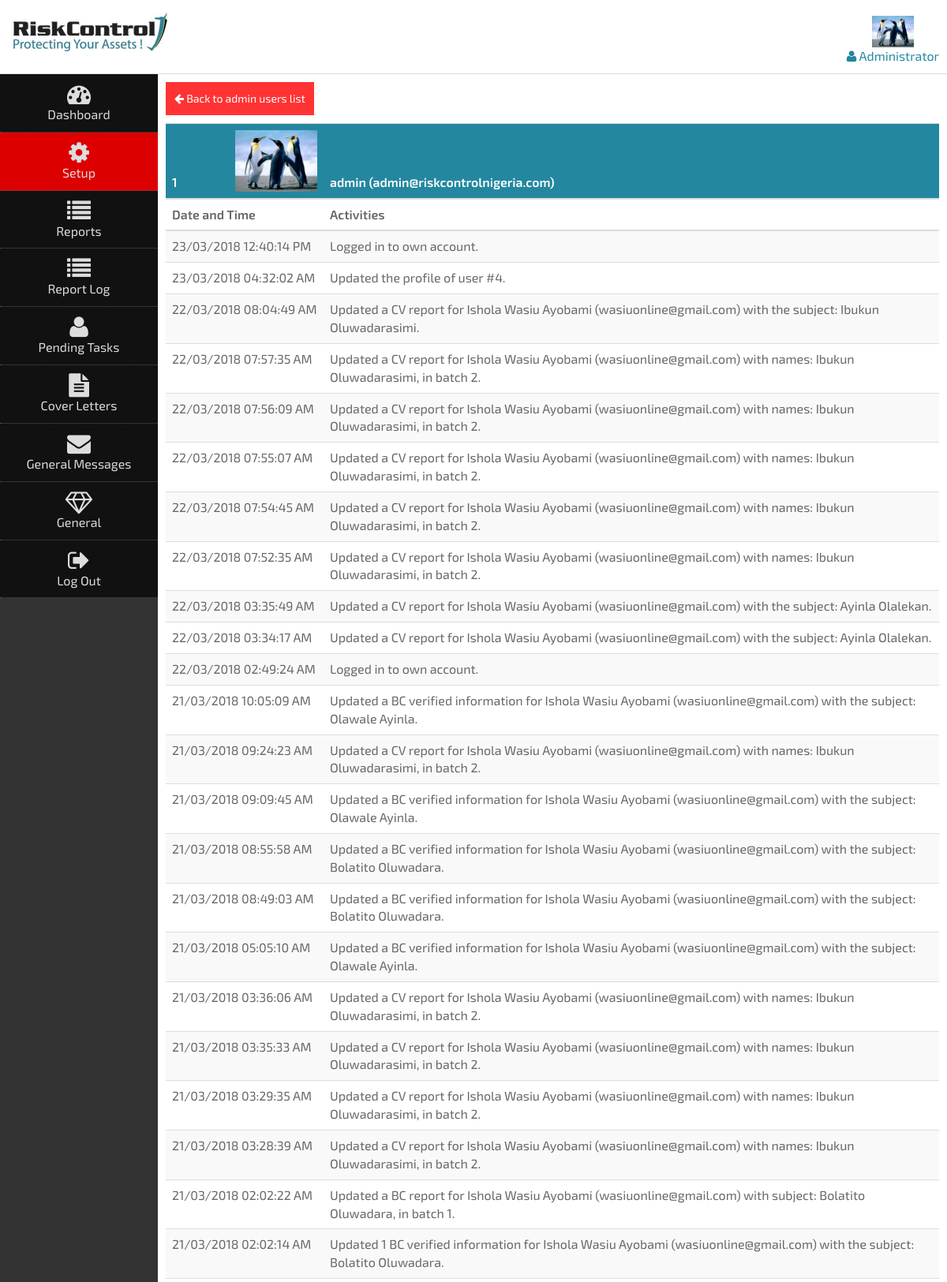
The app's page /bcportal/users/manage-admin-users?activities=1&pn=1 (signed in, upper part) with its own data.
### tables this page shows
CREATE TABLE `reg_users` (
  `id` int(20) UNSIGNED NOT NULL,
  `name` varchar(50) NOT NULL DEFAULT '',
  `username` varchar(50) NOT NULL DEFAULT '',
  `password` varchar(250) NOT NULL DEFAULT '',
  `email` varchar(50) NOT NULL DEFAULT '',
  `designation` varchar(50) NOT NULL DEFAULT '',
  `telephone` varchar(50) NOT NULL DEFAULT '',
  `mobile` varchar(50) NOT NULL DEFAULT '',
  `contact_person` varchar(50) NOT NULL DEFAULT '',
  `staff_id` varchar(50) NOT NULL DEFAULT '',
  `address` varchar(200) NOT NULL DEFAULT '',
  `region` varchar(50) NOT NULL DEFAULT '',
  `city` varchar(50) NOT NULL DEFAULT '',
  `state` varchar(50) NOT NULL DEFAULT '',
  `state_of_origin` varchar(50) NOT NULL DEFAULT '',
  `education` varchar(50) NOT NULL DEFAULT '',
  `confidentiality_agreement` varchar(10) NOT NULL DEFAULT 'No',
  `date_registered` datetime NOT NULL DEFAULT '0000-00-00 00:00:00',
  `registered_by` int(11) UNSIGNED NOT NULL DEFAULT '0',
  `logged_in` tinyint(1) NOT NULL DEFAULT '0',
  `active` tinyint(1) NOT NULL DEFAULT '0',
  `blocked` tinyint(1) NOT NULL DEFAULT '0',
  `date_time` datetime NOT NULL DEFAULT '0000-00-00 00:00:00',
  `last_login` datetime NOT NULL DEFAULT '0000-00-00 00:00:00',
  `last_update` datetime NOT NULL DEFAULT '0000-00-00 00:00:00',
  `role_id` int(11) UNSIGNED NOT NULL DEFAULT '0',
  `admin` tinyint(1) NOT NULL DEFAULT '0',
  `super_admin` tinyint(1) NOT NULL DEFAULT '0',
  `client` tinyint(1) NOT NULL DEFAULT '0',
  `agent` tinyint(1) NOT NULL DEFAULT '0',
  `school` tinyint(1) NOT NULL DEFAULT '0'
);

CREATE TABLE `audit_log` (
  `id` int(100) NOT NULL,
  `user_id` varchar(100) NOT NULL DEFAULT '',
  `name` varchar(100) NOT NULL DEFAULT '',
  `email` varchar(100) NOT NULL DEFAULT '',
  `activity` longtext NOT NULL,
  `date_time` datetime NOT NULL DEFAULT '0000-00-00 00:00:00'
);

### classes/db-class.php (called while the page is built, shortened)
<?php
    class DB {
        protected $db_name = "FAjayi_bcportal";
        protected $db_user = "bcportal";
        protected $db_pass = "bcportal1()[]{}!";
        protected $db_host = "localhost";
        public $connection = '';
        public function connect() {
            $this->connection = mysqli_connect($this->db_host, $this->db_user, $this->db_pass, $this->db_name);
            mysqli_select_db($this->connection, $this->db_name);
            return true;
        }
      public function query($query="") {
            $result = null;
            if(trim($query) != ''){
                $result = mysqli_query($this->connection, $query);
            }
            return $result;
        }
        public function select($table, $where, $columns ='*', $order='', $limit='') {
            $sql = "SELECT $columns FROM $table $where $order $limit";
            $result = mysqli_query($this->connection, $sql);
            if($result){
                return $result;
            }else{
                return null;
            }
        }
    }
?>

### users/manage-admin-users.php (the view, shortened to what this page needs)
<?php if(!isset($_REQUEST["gh"])){ include_once("../includes/admin-header.php");
}else{
include_once("../includes/gen-header.php"); require_once("../includes/resize-image.php");
} ?>
<?php
$new_name = (empty($activities) && isset($_POST["new_name"]) && !empty($_POST["new_name"]))?search_option("new_name"):"";
$new_email = (empty($activities) && isset($_POST["new_email"]) && !empty($_POST["new_email"]))?search_option("new_email"):"";
$no_of_rows = (empty($activities))?search_option("no_of_rows"):"";
$where = "WHERE id > '0' AND admin = '1'";
$where .= (!empty($new_name))?" AND name LIKE '%{$new_name}%'":"";
$where .= (!empty($new_email))?" AND email LIKE '%{$new_email}%'":"";
$activities = tr_input("activities");
$table = (!empty($activities))?"audit_log":"reg_users";
$where = (!empty($activities))?"WHERE user_id = '{$activities}'":$where;
$result = $db->select("$table", "$where", "*", "ORDER BY id DESC");
$count = count_rows($result);
$per_view = (!empty($activities))?50:20;
$per_view = (!empty($no_of_rows) && empty($activities))?$no_of_rows:$per_view;
$offset = ($per_view * $pn) - $per_view;
$result = $db->select("$table", "$where", "*", "ORDER BY id DESC", "LIMIT {$offset},{$per_view}");
?>
<?php
if(!empty($activities)){
$users_name = get_table_data("reg_users", $activities, "name");
$users_email = get_table_data("reg_users", $activities, "email");
?>
<div class="back"><a href="<?php echo $admin; ?>manage-admin-users?pn=<?php echo $pn ?>" class="btn gen-btn general-link"><i class="fa fa-arrow-left" aria-hidden="true"></i> Back to admin users list</a></div>
<?php
if($count > 0){
$row = fetch_data($result);
$get_id = $row["user_id"];
$user_id = admin_id($get_id);
$name = $row["name"];
$email = $row["email"];
$file_array = glob("../images/users/{$get_id}pic*.jpg");
$file_name = ($file_array)?"images/" . $file_array[0]:"images/post.jpg";
?>
<div class="overflow">
<table class="table table-striped table-hover">
<thead>
<tr class="gen-title">
<th style="width:80px"><?php echo $user_id; ?></th>
<th style="width:120px"><img src="<?php echo $file_name; ?>" class="img-rounded"></th>
<th><?php echo "{$name} ({$email})"; ?></th>
</tr>
<tr>
<th colspan="2" class="center"><b>Date and Time</b></th>
<th><b>Activities</b></th>
</tr>
</thead>
<tbody>
<?php
$result = $db->select("$table", "$where", "*", "ORDER BY id DESC");
while($row = fetch_data($result)){
$activity = $row["activity"];
$activity_date = min_full_date($row["date_time"]);
?>
<tr>
<td colspan="2" class="center"><?php echo $activity_date; ?></td>
<td><?php echo $activity; ?></td>
</tr>
<?php
}
?>
</tbody>
</table>
</div>
<?php
}else{
echo "<div class='not-success'>No activities found for {$users_name} ({$users_email}).</div>";
}
}
?>
<?php  if(!isset($_REQUEST["gh"])){?>
</div>
</div>
</div>
<?php require_once("../includes/portal-footer.php"); } ?>

### includes/admin-header.php (shortened to what this page needs)
<?php
require_once("../classes/db-class.php");
require_once("functions.php");
?>
<!DOCTYPE html>
<html lang="en">
<head>
<link rel="stylesheet" href="css/bootstrap.css">
<link rel="stylesheet" href="css/font-awesome.css">
<link rel="stylesheet" href="css/portal.css">
<link rel="stylesheet" href="css/jquery-ui.css">
<link rel="stylesheet" href="css/select2.min.css">
</head>
<body>
<div class="header-wrapper" id="bodyDiv">
<div class="header">
<a href="<?php directory(); ?>" class="float-left logo-link"><img src="images/risk-control-logo.jpg"></a>
<span>
<?php
$file_array = glob("../images/users/{$id}pic*.*");
$file_name = ($file_array)?"images/" . $file_array[0]:"images/post.jpg";
?><a href="<?php echo $admin; ?>profile"><img src="<?php echo $file_name; ?>" ><br>
<i class="fa fa-user" aria-hidden="true"></i> <?php echo $user_name; ?></a>
</span>
</div>
</div>
<div class="portal-wrapper">
<div class="portal-nav portal-content">
<a href="<?php echo $admin; ?>" class="main-menu <?php echo current_page("index"); ?>"><i class="fa fa-dashboard" aria-hidden="true"></i> Dashboard</a>
<?php
if($is_admin == 1){
if(check_admin("manage_admin_users") == 1 || check_admin("admin_analysis") == 1 || check_admin("manage_clients") == 1 || check_admin("bulk_client_upload") == 1 || check_admin("manage_agents") == 1 || check_admin("manage_bc_verification_types") == 1 || check_admin("manage_bc_education_types") == 1 || check_admin("manage_status_types") == 1 || check_admin("manage_recommendation_types") == 1 || check_admin("role_management") == 1){
?>
<a id="setup-menu" class="main-menu <?php echo (!empty(current_page("manage-admin-users")) || !empty(current_page("admin-analysis")) || !empty(current_page("manage-clients")) || !empty(current_page("bulk-clients-data-upload")) || !empty(current_page("manage-agents")) || !empty(current_page("bc-verification-types")) || !empty(current_page("recommendation-types")) || !empty(current_page("bc-education-types")) || !empty(current_page("status-types")) || !empty(current_page("role-management")))?"main-current":""; ?>"><i class="fa fa-cog" aria-hidden="true"></i> Setup</a>
<?php }?>
<a id="report-menu" class="main-menu <?php echo (!empty(current_page("manage-bc-reports")) || !empty(current_page("manage-cv-reports")) || !empty(current_page("bulk-bc-reports")) || !empty(current_page("bulk-cv-reports")) || !empty(current_page("manage-clients-reports")) || !empty(current_page("manage-all-clients-files")))?"main-current":""; ?>"><i class="fa fa-list" aria-hidden="true"></i> Reports</a>
<a id="report-log-menu" class="main-menu <?php echo (!empty(current_page("bc-report-log")) || !empty(current_page("cv-report-log")))?"main-current":""; ?>"><i class="fa fa-list" aria-hidden="true"></i> Report Log</a>
<a id="status-log-menu" class="main-menu <?php echo (!empty(current_page("pending-verified-information")) || !empty(current_page("cv-pending-tasks")))?"main-current":""; ?>"><i class="fa fa-user" aria-hidden="true"></i> Pending Tasks</a>
<?php if(check_admin("manage_cover_letters") == 1){ ?>
<a id="cover-letter-menu" class="main-menu <?php echo (!empty(current_page("bc-cover-letter")) || !empty(current_page("cv-cover-letter")) || !empty(current_page("new-cv-cover-letter")) || !empty(current_page("bulk-cv-cover-letter")) || !empty(current_page("waec-cv-cover-letter")) || !empty(current_page("foreign-cv-cover-letter")) || !empty(current_page("verification-requests")) || !empty(current_page("verification-reminders")))?"main-current":""; ?>"><i class="fa fa-file-text" aria-hidden="true"></i> Cover Letters</a>
<?php } ?>
<?php if(check_admin("manage_general_messages") == 1){ ?>
<a id="gen-messages-menu" class="main-menu <?php echo (!empty(current_page("general-inbox")) || !empty(current_page("auto-sent-messages")) || !empty(current_page("general-sent-messages")) || !empty(current_page("new-message")))?"main-current":""; ?>"><i class="fa fa-envelope" aria-hidden="true"></i> General Messages</a>
<?php
}
}
?>
<a id="general-menu" class="main-menu <?php echo (!empty(current_page("inbox")) || !empty(current_page("sent-messages")) || !empty(current_page("profile")) || !empty(current_page("reset-password")))?"main-current":""; ?>"><i class="fa fa-diamond" aria-hidden="true"></i> General</a>
<a class="main-menu" onClick="javascript:my_confirm('Logout Confirmation','Are you sure you want to log out?','<?php echo $directory . $admin; ?>?logout=1');"><i class="fa fa-sign-out"></i> Log Out</a>
</div>
<div class="portal-body portal-content">
<div class="<?php echo (basename($_SERVER["PHP_SELF"],".php") == "index")?"portal-body-wrapper":"body-content form-div"; ?>">

### css/portal.css (style rules this page uses)
html { overflow-y:scroll; cursor:default; }
html,body { overflow-x:hidden; }
body { overflow:visible; height:100%; background:#000; text-align:center; }
table,tr,td { border-collapse:collapse; }
a { text-decoration:none !important; cursor:pointer; }
html,body,table,tr,td,div,span { vertical-align:top; text-align:left; }
html,body,img,div,span,a,table,tr,td,ul,ol,li,* { border:0px; padding:0px; margin:0px; color:#666; font-size:16px; font-weight:normal; text-decoration:none; font-family:'Exo 2', Arial, Helvetica, sans-serif; transition: all 0.2s ease-in-out; -webkit-transition: all 0.2s ease-in-out; -moz-transition: all 0.2s ease-in-out; -o-transition: all 0.2s ease-in-out; -ms-transition: all 0.2s ease-in-out; }
.sweet-overlay, .sweet-overlay *, .sweet-alert, .sweet-alert *, .sub-menu, .forum-details, .forum-form-div, .ease-div, .portal-nav, #upload-form, #copy-form, .reset-row, .role-assignment, .fotorama, .fotorama *, .modal, .modal *, .currency-setup { transition: none; -webkit-transition: none; -moz-transition: none; -o-transition: none; -ms-transition: none; }
b,th { font-weight:bold; }
div { overflow:hidden; }
img { max-width:100%; height:auto; }
.float-left { float:left; }
.gen-btn { background:#f33; color:#fff !important; border:1px solid #f33; padding:10px; }
.gen-title *, .gen-btn * { color:#fff; }
.gen-title { padding:20px; background:#2387a0; color:#fff; margin-bottom:10px; }
.back .gen-btn { margin-bottom:10px; }
.overflow { overflow-x:auto; !important }
.header-wrapper { background: #fff; width:100%; border-bottom:1px solid #ddd; }
.header { width:100%; max-width:1400px; margin:auto; padding:5px; }
.logo-link { float:left; padding:10px; }
.logo-link img { max-width:100%; height:auto; }
.header-wrapper span { float:right; padding:5px; color:#fff; margin-top:10px; text-align:center; }
.header-wrapper span img { max-width:100%; height:40px; }
.header-wrapper span i, .header-wrapper span a { color:#2387a0; }
.portal-wrapper { max-width:1400px; margin-left:auto; margin-right:auto; display:table; width:100%; background:#fff; }
.portal-wrapper .portal-content { display:table-cell; }
.portal-wrapper .portal-nav { width:200px; height:500px; background:#333; }
.portal-wrapper .portal-body { padding:10px; }
.portal-nav a { display:block; clear:both; padding:10px; color:#ddd; text-decoration:none; border-bottom:1px dotted #555; }
.portal-nav a * { color:#ddd; }
.portal-nav a.main-current { background:#d00; }
.portal-nav .main-menu { text-align:center; background:#111; }
.portal-nav .main-menu i { display:block; font-size:30px; }
table { width:100%; }
div table thead tr th, div table tr th, div table tbody tr td, div table tr td { text-align:center !important; }

### records on screen
reg_users: name "Administrator"
audit_log: user "1", name "admin", email "admin@riskcontrolnigeria.com", date_time "23/03/2018 12:40:14 PM", activity "Logged in to own account."
audit_log: date_time "23/03/2018 04:32:02 AM", activity "Updated the profile of user #4."
audit_log: date_time "22/03/2018 08:04:49 AM", activity "Updated a CV report for Ishola Wasiu Ayobami (wasiuonline@gmail.com) with the subject: Ibukun Oluwadarasimi."
audit_log: date_time "22/03/2018 07:57:35 AM", activity "Updated a CV report for Ishola Wasiu Ayobami (wasiuonline@gmail.com) with names: Ibukun Oluwadarasimi, in batch 2."
audit_log: date_time "22/03/2018 07:56:09 AM", activity "Updated a CV report for Ishola Wasiu Ayobami (wasiuonline@gmail.com) with names: Ibukun Oluwadarasimi, in batch 2."
audit_log: date_time "22/03/2018 07:55:07 AM", activity "Updated a CV report for Ishola Wasiu Ayobami (wasiuonline@gmail.com) with names: Ibukun Oluwadarasimi, in batch 2."
audit_log: date_time "22/03/2018 07:54:45 AM", activity "Updated a CV report for Ishola Wasiu Ayobami (wasiuonline@gmail.com) with names: Ibukun Oluwadarasimi, in batch 2."
audit_log: date_time "22/03/2018 07:52:35 AM", activity "Updated a CV report for Ishola Wasiu Ayobami (wasiuonline@gmail.com) with names: Ibukun Oluwadarasimi, in batch 2."
audit_log: date_time "22/03/2018 03:35:49 AM", activity "Updated a CV report for Ishola Wasiu Ayobami (wasiuonline@gmail.com) with the subject: Ayinla Olalekan."
audit_log: date_time "22/03/2018 03:34:17 AM", activity "Updated a CV report for Ishola Wasiu Ayobami (wasiuonline@gmail.com) with the subject: Ayinla Olalekan."
audit_log: date_time "22/03/2018 02:49:24 AM", activity "Logged in to own account."
audit_log: date_time "21/03/2018 10:05:09 AM", activity "Updated a BC verified information for Ishola Wasiu Ayobami (wasiuonline@gmail.com) with the subject: Olawale Ayinla."
audit_log: date_time "21/03/2018 09:24:23 AM", activity "Updated a CV report for Ishola Wasiu Ayobami (wasiuonline@gmail.com) with names: Ibukun Oluwadarasimi, in batch 2."
audit_log: date_time "21/03/2018 09:09:45 AM", activity "Updated a BC verified information for Ishola Wasiu Ayobami (wasiuonline@gmail.com) with the subject: Olawale Ayinla."
audit_log: date_time "21/03/2018 08:55:58 AM", activity "Updated a BC verified information for Ishola Wasiu Ayobami (wasiuonline@gmail.com) with the subject: Bolatito Oluwadara."
audit_log: date_time "21/03/2018 08:49:03 AM", activity "Updated a BC verified information for Ishola Wasiu Ayobami (wasiuonline@gmail.com) with the subject: Bolatito Oluwadara."
audit_log: date_time "21/03/2018 05:05:10 AM", activity "Updated a BC verified information for Ishola Wasiu Ayobami (wasiuonline@gmail.com) with the subject: Olawale Ayinla."
audit_log: date_time "21/03/2018 03:36:06 AM", activity "Updated a CV report for Ishola Wasiu Ayobami (wasiuonline@gmail.com) with names: Ibukun Oluwadarasimi, in batch 2."
audit_log: date_time "21/03/2018 03:35:33 AM", activity "Updated a CV report for Ishola Wasiu Ayobami (wasiuonline@gmail.com) with names: Ibukun Oluwadarasimi, in batch 2."
audit_log: date_time "21/03/2018 03:29:35 AM", activity "Updated a CV report for Ishola Wasiu Ayobami (wasiuonline@gmail.com) with names: Ibukun Oluwadarasimi, in batch 2."
audit_log: date_time "21/03/2018 03:28:39 AM", activity "Updated a CV report for Ishola Wasiu Ayobami (wasiuonline@gmail.com) with names: Ibukun Oluwadarasimi, in batch 2."
audit_log: date_time "21/03/2018 02:02:22 AM", activity "Updated a BC report for Ishola Wasiu Ayobami (wasiuonline@gmail.com) with subject: Bolatito Oluwadara, in batch 1."
audit_log: date_time "21/03/2018 02:02:14 AM", activity "Updated 1 BC verified information for Ishola Wasiu Ayobami (wasiuonline@gmail.com) with the subject: Bolatito Oluwadara."
